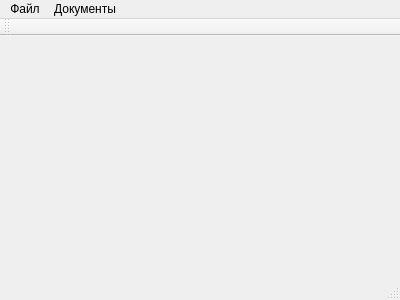
<?xml version="1.0" encoding="UTF-8"?>
<ui version="4.0">
 <class>MainWindow</class>
 <widget class="QMainWindow" name="MainWindow">
  <property name="geometry">
   <rect>
    <x>0</x>
    <y>0</y>
    <width>400</width>
    <height>300</height>
   </rect>
  </property>
  <property name="windowTitle">
   <string>MainWindow</string>
  </property>
  <widget class="QWidget" name="centralWidget">
   <layout class="QGridLayout" name="gridLayout"/>
  </widget>
  <widget class="QMenuBar" name="menuBar">
   <property name="geometry">
    <rect>
     <x>0</x>
     <y>0</y>
     <width>400</width>
     <height>21</height>
    </rect>
   </property>
   <widget class="QMenu" name="menu">
    <property name="title">
     <string>Файл</string>
    </property>
    <addaction name="action"/>
   </widget>
   <widget class="QMenu" name="menu_2">
    <property name="title">
     <string>Документы</string>
    </property>
    <addaction name="actSportViewer"/>
    <addaction name="actAthleteViewer"/>
    <addaction name="actCoachViewer"/>
    <addaction name="actCareerViewer"/>
    <addaction name="actFacilityViewer"/>
    <addaction name="actCompetitionViewer"/>
    <addaction name="actPrizeViewer"/>
   </widget>
   <addaction name="menu"/>
   <addaction name="menu_2"/>
  </widget>
  <widget class="QToolBar" name="mainToolBar">
   <attribute name="toolBarArea">
    <enum>TopToolBarArea</enum>
   </attribute>
   <attribute name="toolBarBreak">
    <bool>false</bool>
   </attribute>
  </widget>
  <widget class="QStatusBar" name="statusBar"/>
  <action name="action">
   <property name="text">
    <string>Выход</string>
   </property>
  </action>
  <action name="actFacilityViewer">
   <property name="text">
    <string>Спортивные сооружения</string>
   </property>
  </action>
  <action name="actAthleteViewer">
   <property name="text">
    <string>Спортсмены</string>
   </property>
  </action>
  <action name="actSportViewer">
   <property name="text">
    <string>Виды спорта</string>
   </property>
  </action>
  <action name="actCareerViewer">
   <property name="text">
    <string>Спортивная карьера</string>
   </property>
  </action>
  <action name="actCompetitionViewer">
   <property name="text">
    <string>Соревнования</string>
   </property>
  </action>
  <action name="actCoachViewer">
   <property name="text">
    <string>Тренеры</string>
   </property>
  </action>
  <action name="actPrizeViewer">
   <property name="text">
    <string>Победители соревнований</string>
   </property>
  </action>
 </widget>
 <layoutdefault spacing="6" margin="11"/>
 <resources/>
 <connections/>
</ui>
